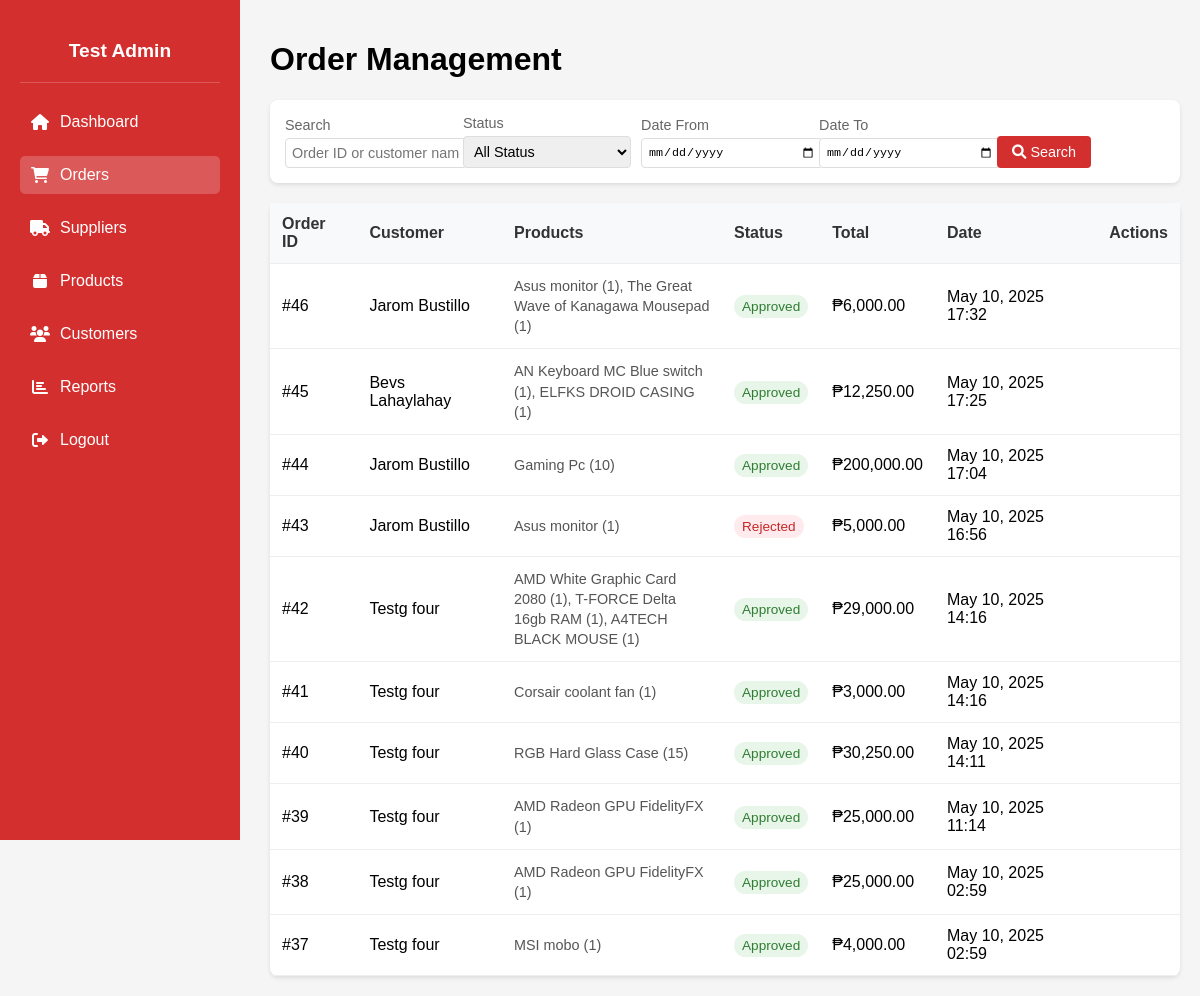
Page /Admin_orders.php (signed in) on the committed database.
### tables this page shows
CREATE TABLE `orders` (
  `PK_ORDER_ID` int(11) NOT NULL,
  `FK1_CUSTOMER_ID` int(11) NOT NULL,
  `FK2_PAYMENT_ID` int(11) NOT NULL,
  `FK3_USER_ID` int(11) NOT NULL,
  `TOTAL_PRICE` decimal(10,2) NOT NULL,
  `ORDER_DATE` datetime NOT NULL DEFAULT current_timestamp(),
  `LINE_TOTAL` decimal(10,2) NOT NULL,
  `UPDATE_DATE` datetime DEFAULT NULL,
  `STATUS` enum('Pending','Approved','Rejected') DEFAULT 'Pending'
);

CREATE TABLE `customer` (
  `PK_CUSTOMER_ID` int(11) NOT NULL,
  `L_NAME` varchar(30) NOT NULL,
  `F_NAME` varchar(30) NOT NULL,
  `EMAIL` varchar(255) NOT NULL,
  `PASSWORD_HASH` varchar(255) NOT NULL,
  `CUSTOMER_ADDRESS` varchar(255) NOT NULL,
  `PHONE_NUM` char(15) NOT NULL,
  `CREATED_AT` datetime NOT NULL DEFAULT current_timestamp(),
  `UPDATE_AT` datetime NOT NULL,
  `PROFILE_PIC` varchar(255) DEFAULT 'default.png'
);

### Admin_orders.php (the view, shortened to what this page needs)
<?php
include 'db_connect.php';
$admin_id = $_SESSION['user_id'];
$adminQuery = $conn->prepare("SELECT CONCAT(F_NAME, ' ', L_NAME) as full_name FROM users WHERE PK_USER_ID = ?");
$adminQuery->bind_param("i", $admin_id);
$adminQuery->execute();
$adminResult = $adminQuery->get_result();
$adminName = $adminResult->num_rows > 0 ? $adminResult->fetch_assoc()['full_name'] : 'Test Admin';
$items_per_page = 10;
$page = isset($_GET['page']) ? (int)$_GET['page'] : 1;
$offset = ($page - 1) * $items_per_page;
$search = isset($_GET['search']) ? $_GET['search'] : '';
$status_filter = isset($_GET['status']) ? $_GET['status'] : 'all';
$date_from = isset($_GET['date_from']) ? $_GET['date_from'] : '';
$date_to = isset($_GET['date_to']) ? $_GET['date_to'] : '';
$sql = "SELECT o.PK_ORDER_ID, c.F_NAME, c.L_NAME, o.STATUS, o.TOTAL_PRICE, o.ORDER_DATE,
        GROUP_CONCAT(CONCAT(p.PROD_NAME, ' (', od.QTY, ')') SEPARATOR ', ') as products
        FROM orders o
        JOIN customer c ON o.FK1_CUSTOMER_ID = c.PK_CUSTOMER_ID
        JOIN order_detail od ON o.PK_ORDER_ID = od.FK2_ORDER_ID
        JOIN products p ON od.FK1_PRODUCT_ID = p.PK_PRODUCT_ID
        WHERE 1=1";
$sql .= " GROUP BY o.PK_ORDER_ID, c.F_NAME, c.L_NAME, o.STATUS, o.TOTAL_PRICE, o.ORDER_DATE";
$sql .= " ORDER BY o.ORDER_DATE DESC LIMIT ? OFFSET ?";
$stmt = $conn->prepare($sql);
$types = "";
$params = array();
$types .= "ii";
$params[] = $items_per_page;
$params[] = $offset;
if (!empty($params)) {
    $stmt->bind_param($types, ...$params);
}
$stmt->execute();
$result = $stmt->get_result();
?>
<!DOCTYPE html>
<html lang="en">
<head>
    <link rel="stylesheet" href="https://cdnjs.cloudflare.com/ajax/libs/font-awesome/6.0.0/css/all.min.css">
</head>
<body>
    <div class="sidebar">
        <div class="admin-profile">
            <h3><?= htmlspecialchars($adminName) ?></h3>
        </div>
        <a href="Admin_home.php" ><i class="fas fa-home"></i> Dashboard</a>
        <a href="Admin_orders.php" class="active"><i class="fas fa-shopping-cart"></i> Orders</a>
        <a href="Admin_suppliers.php"><i class="fas fa-truck"></i> Suppliers</a>
        <a href="Admin_product.php"><i class="fas fa-box"></i> Products</a>
        <a href="Admin_customers.php"><i class="fas fa-users"></i> Customers</a>
        <a href="Admin_reports.php"><i class="fas fa-chart-bar"></i> Reports</a>
        <a href="logout.php"><i class="fas fa-sign-out-alt"></i> Logout</a>
    </div>
    <div class="orders-section">
        <h1>Order Management</h1>
        <div class="search-filters">
            <form method="GET" action="">
                <div class="form-group">
                    <label>Search</label>
                    <input type="text" name="search" value="<?php echo htmlspecialchars($search); ?>" placeholder="Order ID or customer name">
                </div>
                <div class="form-group">
                    <label>Status</label>
                    <select name="status">
                        <option value="all" <?php echo $status_filter === 'all' ? 'selected' : ''; ?>>All Status</option>
                    </select>
                </div>
                <div class="form-group">
                    <label>Date From</label>
                    <input type="date" name="date_from" value="<?php echo htmlspecialchars($date_from); ?>">
                </div>
                <div class="form-group">
                    <label>Date To</label>
                    <input type="date" name="date_to" value="<?php echo htmlspecialchars($date_to); ?>">
                </div>
                <div class="form-group">
                    <button type="submit" class="search-btn">
                        <i class="fas fa-search"></i> Search
                    </button>
                </div>
            </form>
        </div>
        <table class="orders-table">
            <thead>
                <tr>
                    <th>Order ID</th>
                    <th>Customer</th>
                    <th>Products</th>
                    <th>Status</th>
                    <th>Total</th>
                    <th>Date</th>
                    <th>Actions</th>
                </tr>
            </thead>
            <tbody>
                <?php while ($row = $result->fetch_assoc()): ?>
                <tr>
                    <td>#<?php echo htmlspecialchars($row['PK_ORDER_ID']); ?></td>
                    <td><?php echo htmlspecialchars($row['F_NAME'] . ' ' . $row['L_NAME']); ?></td>
                    <td class="products-cell"><?php echo htmlspecialchars($row['products']); ?></td>
                    <td>
                        <span class="status-badge status-<?php echo strtolower($row['STATUS']); ?>">
                            <?php echo htmlspecialchars($row['STATUS']); ?>
                        </span>
                    </td>
                    <td>₱<?php echo number_format($row['TOTAL_PRICE'], 2); ?></td>
                    <td><?php echo date('M d, Y H:i', strtotime($row['ORDER_DATE'])); ?></td>
                    <td>
                    </td>
                </tr>
                <?php endwhile; ?>
            </tbody>
        </table>
    </div>
</body>
</html>

### Admin_orders.php (style rules this page uses)
body { margin: 0; font-family: Arial, sans-serif; background-color: #f5f5f5; }
.sidebar { width: 200px; background-color: #d32f2f; height: 100vh; position: fixed; color: white; display: flex; flex-direction: column; padding: 20px; }
.admin-profile { text-align: center; padding: 20px 0; border-bottom: 1px solid rgba(255,255,255,0.2); margin-bottom: 20px; }
.admin-profile h3 { margin: 0; font-size: 1.2em; }
.sidebar a { display: flex; align-items: center; color: white; text-decoration: none; margin-bottom: 15px; padding: 10px; border-radius: 5px; transition: all 0.3s ease; }
.sidebar a i { margin-right: 10px; width: 20px; text-align: center; }
.sidebar a.active { background: rgba(255,255,255,0.2); }
.orders-section { margin-left: 250px; padding: 20px; }
.search-filters { background: white; padding: 15px; border-radius: 8px; margin-bottom: 20px; box-shadow: 0 2px 4px rgba(0,0,0,0.1); }
.search-filters form { display: grid; grid-template-columns: repeat(auto-fit, minmax(150px, 1fr)); gap: 10px; align-items: end; }
.form-group { margin-bottom: 0; }
.form-group label { display: block; margin-bottom: 5px; color: #666; font-size: 0.9em; }
.form-group input, .form-group select { width: 100%; padding: 6px; border: 1px solid #ddd; border-radius: 4px; font-size: 0.9em; }
.search-btn { background: #d32f2f; color: white; border: none; padding: 8px 15px; border-radius: 4px; cursor: pointer; transition: background 0.3s; font-size: 0.9em; }
.orders-table { width: 100%; background: white; border-radius: 8px; box-shadow: 0 2px 4px rgba(0,0,0,0.1); border-collapse: collapse; }
.orders-table th, .orders-table td { padding: 12px; text-align: left; border-bottom: 1px solid #eee; }
.orders-table th { background: #f8f9fa; font-weight: 600; color: #333; }
.status-badge { padding: 4px 8px; border-radius: 12px; font-size: 0.85em; font-weight: 500; }
.status-approved { background: #e8f5e9; color: #2e7d32; }
.status-rejected { background: #ffebee; color: #c62828; }
.products-cell { max-width: 300px; white-space: normal; word-wrap: break-word; line-height: 1.4; font-size: 0.9em; color: #555; }
.orders-table td { vertical-align: middle; }
@media (max-width: 1200px) { .products-cell { max-width: 200px; } }

### rows in the picture
orders: PK_ORDER_ID "46", customer.F_NAME+L_NAME "Jarom Bustillo", products "Asus monitor (1), The Great Wave of Kanagawa Mousepad (1)", STATUS "Approved", TOTAL_PRICE "6,000.00", ORDER_DATE "May 10, 2025 17:32"
orders: PK_ORDER_ID "45", customer.F_NAME+L_NAME "Bevs Lahaylahay", products "AN Keyboard MC Blue switch (1), ELFKS DROID CASING (1)", STATUS "Approved", TOTAL_PRICE "12,250.00", ORDER_DATE "May 10, 2025 17:25"
orders: PK_ORDER_ID "44", customer.F_NAME+L_NAME "Jarom Bustillo", products "Gaming Pc (10)", STATUS "Approved", TOTAL_PRICE "200,000.00", ORDER_DATE "May 10, 2025 17:04"
orders: PK_ORDER_ID "43", customer.F_NAME+L_NAME "Jarom Bustillo", products "Asus monitor (1)", STATUS "Rejected", TOTAL_PRICE "5,000.00", ORDER_DATE "May 10, 2025 16:56"
orders: PK_ORDER_ID "42", customer.F_NAME+L_NAME "Testg four", products "AMD White Graphic Card 2080 (1), T-FORCE Delta 16gb RAM (1), A4TECH BLACK MOUSE (1)", STATUS "Approved", TOTAL_PRICE "29,000.00", ORDER_DATE "May 10, 2025 14:16"
orders: PK_ORDER_ID "41", customer.F_NAME+L_NAME "Testg four", products "Corsair coolant fan (1)", STATUS "Approved", TOTAL_PRICE "3,000.00", ORDER_DATE "May 10, 2025 14:16"
orders: PK_ORDER_ID "40", customer.F_NAME+L_NAME "Testg four", products "RGB Hard Glass Case (15)", STATUS "Approved", TOTAL_PRICE "30,250.00", ORDER_DATE "May 10, 2025 14:11"
orders: PK_ORDER_ID "39", customer.F_NAME+L_NAME "Testg four", products "AMD Radeon GPU FidelityFX (1)", STATUS "Approved", TOTAL_PRICE "25,000.00", ORDER_DATE "May 10, 2025 11:14"
orders: PK_ORDER_ID "38", customer.F_NAME+L_NAME "Testg four", products "AMD Radeon GPU FidelityFX (1)", STATUS "Approved", TOTAL_PRICE "25,000.00", ORDER_DATE "May 10, 2025 02:59"
orders: PK_ORDER_ID "37", customer.F_NAME+L_NAME "Testg four", products "MSI mobo (1)", STATUS "Approved", TOTAL_PRICE "4,000.00", ORDER_DATE "May 10, 2025 02:59"

### other values in the picture
$adminName "Test Admin"
